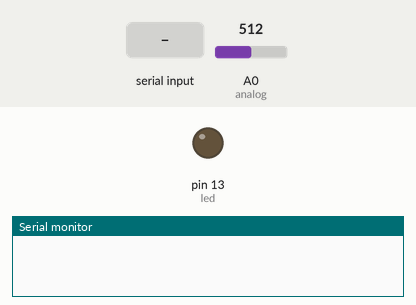
Bench run of a sketch on a simulated Arduino Uno, built with avr-gcc and run on an emulated ATmega328P. Parts: output pins drawn as LEDs (lit = HIGH), the last lines printed to the serial monitor. The test bench sets the inputs (shaded band); at power-on: A0 (analog) = 512.

Above: at 1.2 s.
1.3 s: "on\n" received over Serial
At 2.5 s:
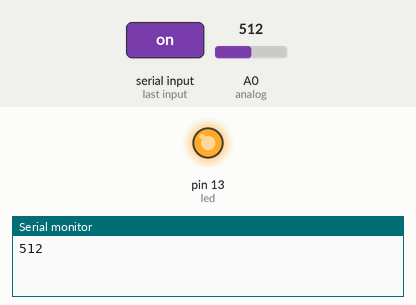
2.8 s: "off\n" received over Serial
At 3.9 s:
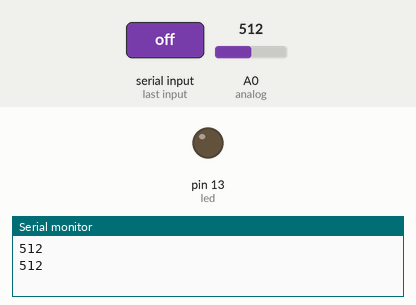
4.3 s: "ON\n" received over Serial
At 5.0 s:
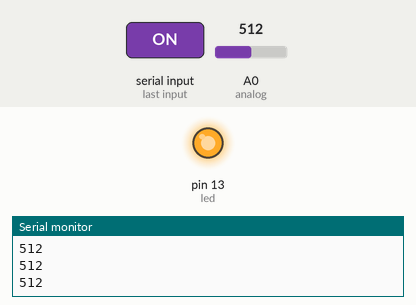
Timing chart, 0 to 7.3 s (numbered marks = the images above; inputs shaded):
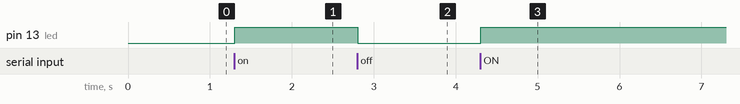

The sketch:

serial_ranalog.ino
```cpp
#define BAUD 9600
#define led 13
#define analog A0

String receivedString;
int sensorValue = 0;
char cstr[10];

void setup() {
  Serial.begin(BAUD);
  pinMode(led, OUTPUT);
}

void loop() {
  if (Serial.available() > 0) {
    int sensorValue = analogRead(analog);
    sprintf(cstr, "%d\n", sensorValue);
    Serial.write(cstr);
    receivedString = Serial.readStringUntil('\n');
    if (receivedString.equals("on") || receivedString.equals("ON")) {
      digitalWrite(led, HIGH);
    }
    if (receivedString.equals("off") || receivedString.equals("OFF")) {
      digitalWrite(led, LOW);
    }
  }
}
```

Measured:
- after the input at 1.3 s, pin 13 (led): LOW → HIGH at once
- after the input at 2.8 s, pin 13 (led): HIGH → LOW at once
- after the input at 4.3 s, pin 13 (led): LOW → HIGH at once
